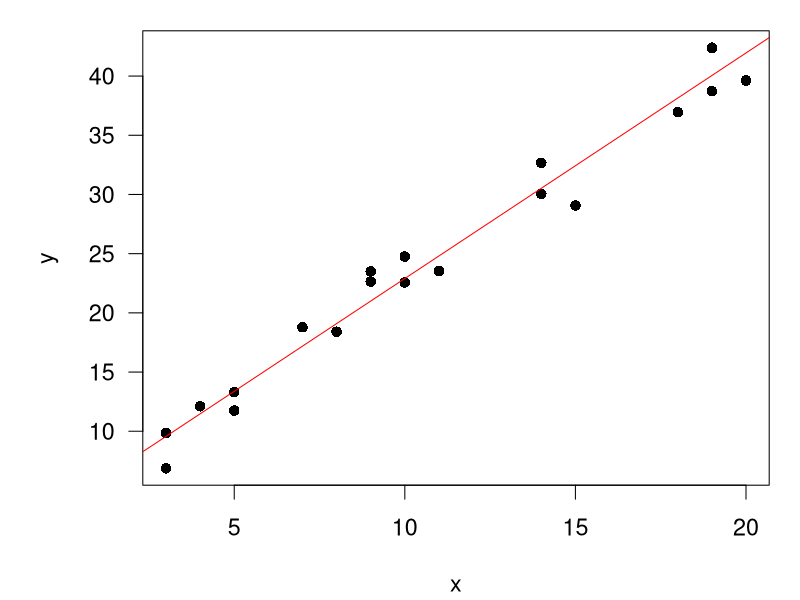
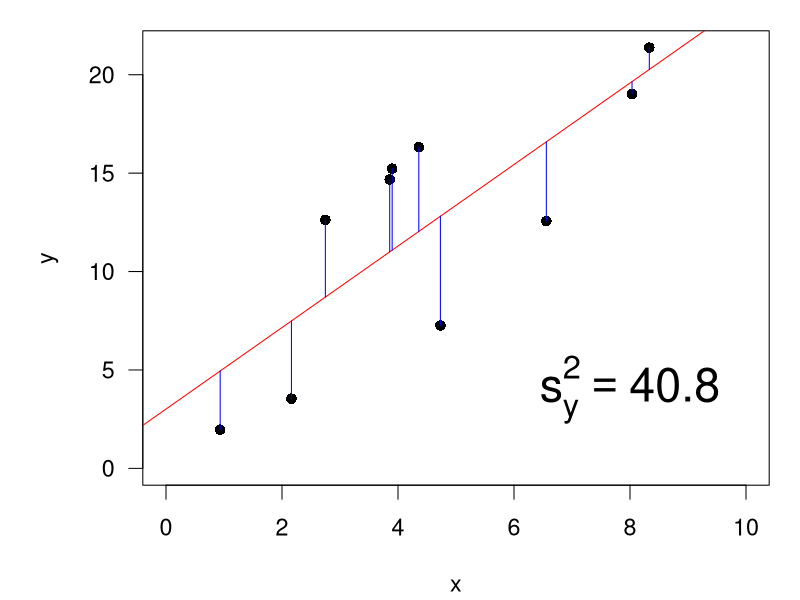
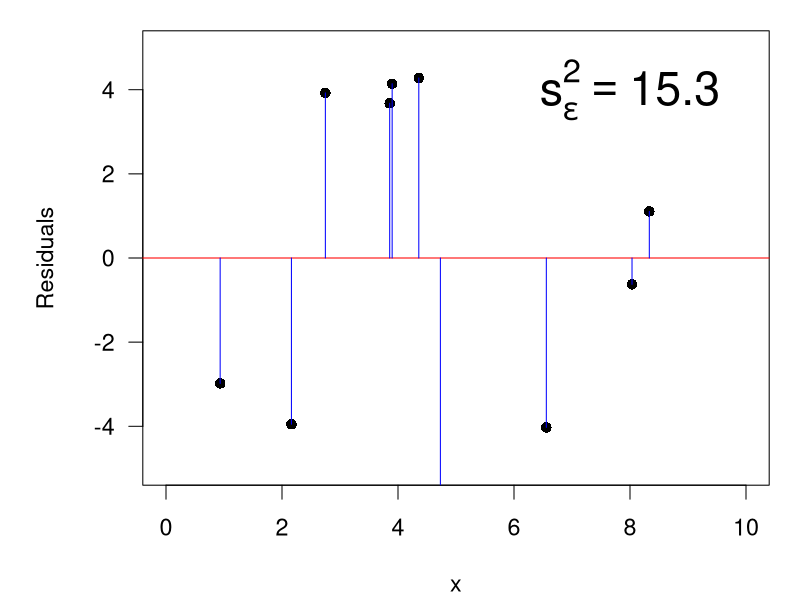
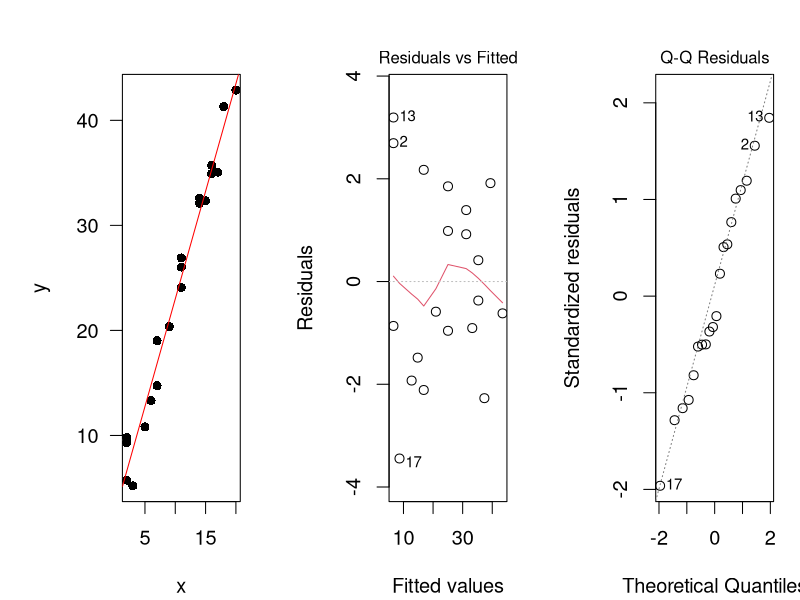
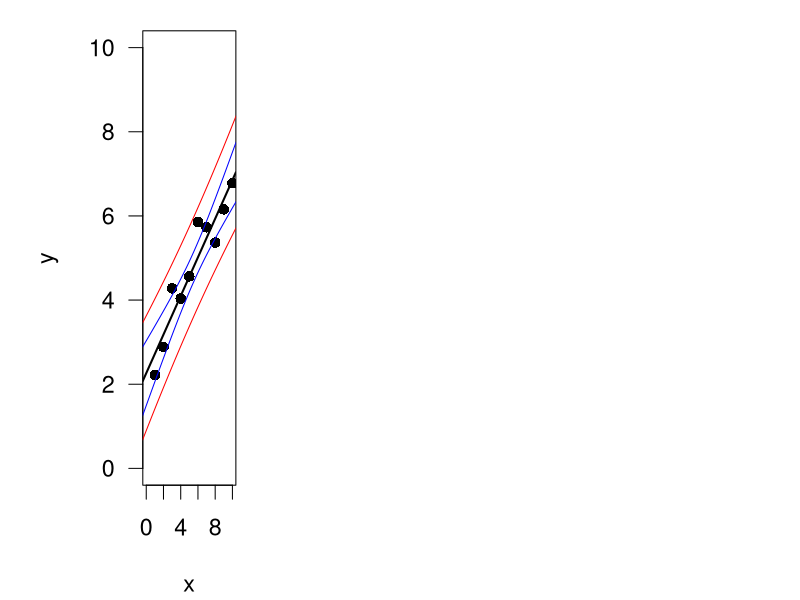
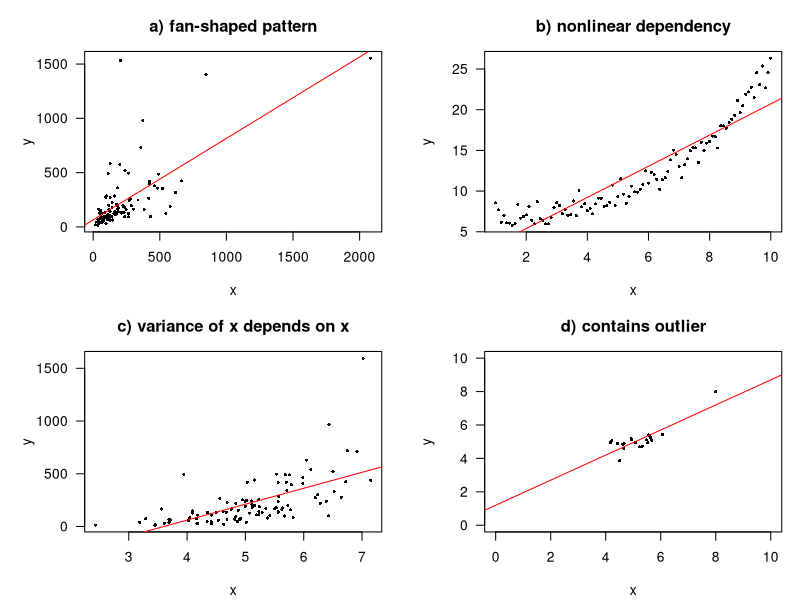
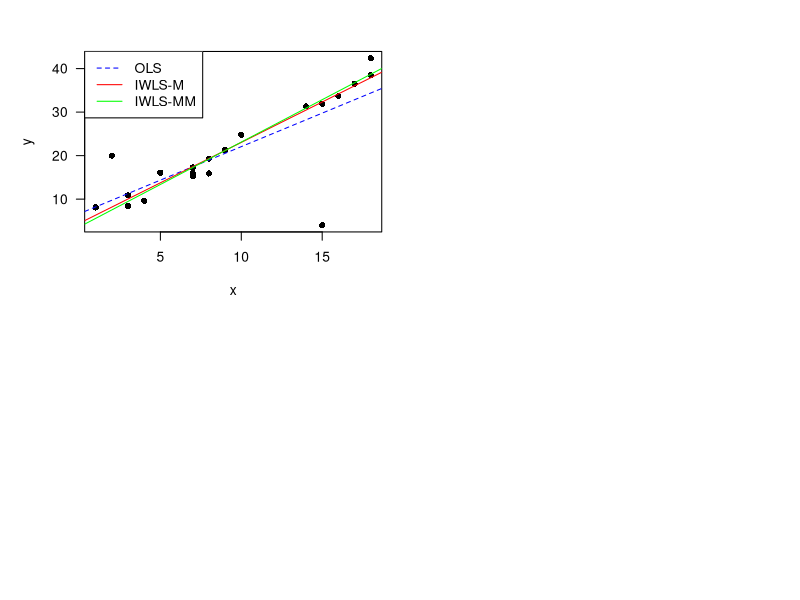

Write R code to recreate these figures, in order.
## ---- chunk 1
par(mar=c(4.1, 5.1, 1.1, 1.1), cex=1.4)
set.seed(123)
x <- sample(1:20, 20, replace=TRUE)
y = 3 + 2 * x + rnorm(x, sd=2)
plot(x,y, pch=16, las=1)
abline(lm(y~x), col="red")
## ---- chunk 2
par(mar=c(4.1, 5.1, 1.1, 1.1))
par(cex=1.4)
set.seed(345)
x <- sort(runif(10, min=0, max=10))
y <- 2 + 2 * x + rnorm(x, sd=3)
plot(x, y, pch=16, xlim=c(0,10),
  ylim=c(0, max(y)), las=1)
reg<- lm(y~x)
abline(reg, col="red")
segments(x,y,x,predict(reg), col="blue")
text(8,4, substitute(s[y]^2 == xxx, list(xxx=round(var(y),1))), cex=2)
## ---- chunk 3
par(mar=c(4.1, 5.1, 1.1, 1.1))
par(cex=1.4)
yres <- y-predict(reg)
plot(x, yres, pch=16, ylab="Residuals",
   ylim=c(-5,5), xlim=c(0,10), las=1)
abline(h=0, col="red")
segments(x,yres,x,0, col="blue")
text(8,4, substitute(s[epsilon]^2 == xxx, list(xxx=round(var(yres),1))), cex=2)
## ---- chunk 4
par(mar=c(4.1, 5.1, 3.1, 1.1), mfrow=c(1,3), cex=1.2)
set.seed(132)
x <- sample(1:20, 20, replace=TRUE)
y = 3 + 2 * x + rnorm(x, sd=2)
plot(x,y, pch=16, las=1)
m <- lm(y~x)
abline(m, col="red")
plot(m, which=1)
plot(m, which=2)
## ---- chunk 5
summary(m)
## ---- chunk 6
par(mar=c(4.1, 5.1, 1.1, 1.1))
par(cex=1.4, las=1)
set.seed(123)
x <- 1:10
y <- 2 + 0.5*x + 0.5*rnorm(x)
reg <- lm(y ~ x)
plot(x,y, xlim=c(0,10), ylim=c(0, 10), pch=16)
abline(reg, lwd=2)
newdata <- data.frame(x=seq(-1, 11, length=100))
conflim <- predict(reg, newdata=newdata, interval="confidence")
predlim <- predict(reg, newdata=newdata, interval="prediction")
lines(newdata$x, conflim[,2], col="blue")
lines(newdata$x, conflim[,3], col="blue")
lines(newdata$x, predlim[,2], col="red")
lines(newdata$x, predlim[,3], col="red")
## ---- chunk 7
library("mvtnorm")
par(mfrow=c(2,2))
par(mar=c(4.1, 5.1, 3.1, 1.1))
set.seed(123)
x <- exp(rmvnorm(n=100, mean=c(5,5), sigma=matrix(c(1,0.8,0.8,1), ncol=2)))
plot(x, xlab="x", ylab="y", las=1, pch=16, cex=0.5, main="a) fan-shaped pattern")
abline(lm(x[,2]~x[,1]), col="red")

x <- seq(1, 10, length=100)
y <- exp(0.3*x) + rnorm(x, mean=5, sd=1)
plot(x, y, xlab="x", ylab="y", las=1, pch=16, cex=0.5, main="b) nonlinear dependency")
abline(lm(y~x), col="red")

x <- rmvnorm(n=100, mean=c(5,5), sigma=matrix(c(1,0.8,0.8,1), ncol=2))
x[,2] <- exp(x[,2])
plot(x, xlab="x", ylab="y", las=1, pch=16, cex=0.5, main="c) variance of x depends on x")
abline(lm(x[,2] ~ x[,1]), col="red")

x <- rmvnorm(n=20, mean=c(5,5), sigma=matrix(c(0.3,0.0,0.0,0.3), ncol=2))
x[1,] <- c(8,8)
plot(x, xlab="x", ylab="y", las=1, pch=16, cex=0.5, xlim=c(0,10), ylim=c(0,10), main="d) contains outlier")
abline(lm(x[,2]~x[,1]), col="red")
## ---- chunk 8
## generiere Test-Daten
x <- 1:10
y <- 2 + 0.5 * x + 0.5 * rnorm(x)

library(lmtest)
raintest(y~x)
## ---- chunk 9
bptest(y~x)
## ---- chunk 10
library("MASS")

## Testdaten mit 2 „Ausreißern“
x <- c(1, 2, 3, 3, 4, 5, 7, 7, 7, 8, 8, 9, 10, 14, 15, 15, 16, 17, 18, 18)
y <- c(8.1, 20, 10.9, 8.4, 9.6, 16.1, 17.3, 15.3, 16, 15.9, 19.3, 
       21.3, 24.8, 31.3, 4, 31.9, 33.7, 36.5, 42.4, 38.5)

## Fitten der Modelle
ssq    <- lm(y ~ x)
iwls   <- rlm(y ~ x)
iwlsmm <- rlm(y ~ x, method = "MM")

## Plotten der Modelle
plot(x, y, pch = 16, las = 1)
abline(ssq, col = "blue", lty = "dashed")
abline(iwls, col = "red")
abline(iwlsmm, col = "green")
legend("topleft", c("OLS", "IWLS-M", "IWLS-MM"),
       col = c("blue", "red", "green"),
       lty = c("dashed", "solid", "solid"))
